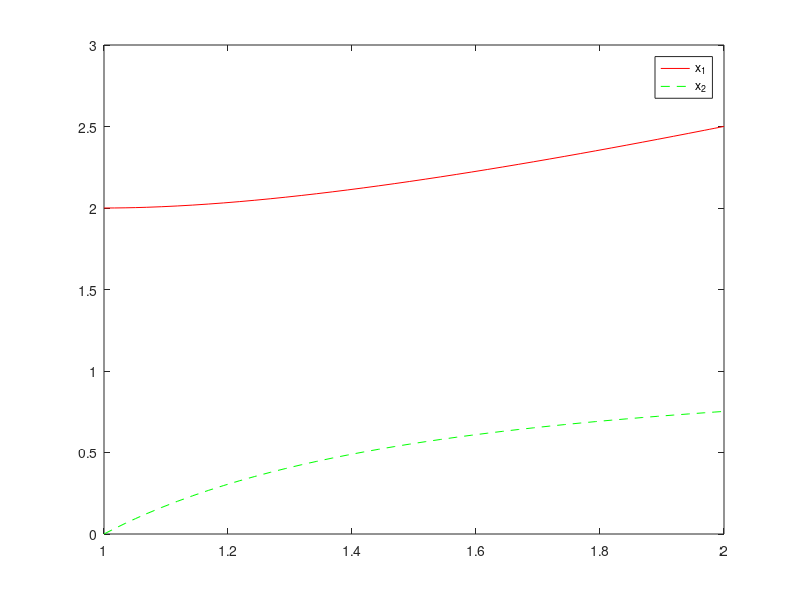

Write MATLAB code to recreate this figure.
function EqAdj4()
    % arXiv:2208.13221
    % Singh J.
    % Shooting method for solving two-point boundary value problems 
    % in ODEs numerically
    %
    [n,m,t0,tf,y0,yf,c,N,eps,maxIter]=datas();
    [t,X]=nonLShM(n,m,t0,tf,y0,yf,c,N,eps,maxIter);
    [N,cols]=size(X);
    disp('Initial values:')
    disp(X(1,:))
    disp('Final values:')
    disp(X(N,:))
    clf
    plot(t,X(:,1),'r',t,X(:,2),'g--')
    legend('x_1','x_2')
end

function [n,m,t0,tf,y0,yf,c,N,eps,maxIter]=datas()
    n=2;
    m=1;
    t0=1;
    tf=2;
    y0=2;
    yf=2.5;
    % A tolerance
    eps=1.0e-6;
    % Maximum number of iterations
    maxIter=50;
    % Initial approximation
    c=-0.2;
    % Number of nodes on [t0,tf]
    N=21;
end

function y=f(t,x)
    % Differential system of the BVP
    % x'(t)=f(t,x(t))
    y=zeros(2,1);
    y(1)=x(2);
    y(2)=2*x(1)^3-6*x(1)-2*t^3;
end

function y=g(t,x)
    y=zeros(4,1);
    y(1)=x(2);
    y(2)=2*x(1)^3-6*x(1)-2*t^3;
    y(3)=x(4);
    y(4)=6*(x(1)^2-1)*x(3);
end

function [t,X]=nonLShM(n,m,t0,tf,y0,yf,c,N,eps,maxIter)
    x0=zeros(4,1);
    x0(1)=y0;
    x0(4)=1;
    iter=0;
    sw=true;
    while sw 
        iter=iter+1;
        x0(2)=c;
        [t,Z]=ode23(@g,[t0,tf],x0);
        [N,cols]=size(Z);
        dc=(yf-Z(N,1))/Z(N,3);
        nrm=norm(dc,'inf');
        c=c+dc;
        fprintf('iter: %d c: %f\n',iter,c)
        if nrm<eps || iter>=maxIter 
            sw=false;
        end
        if nrm<eps 
            ind=0;
        else
            ind=1;
        end
    end
    x0=[y0;c];    
    [t,X]=ode45(@f,[t0,tf],x0);
end


